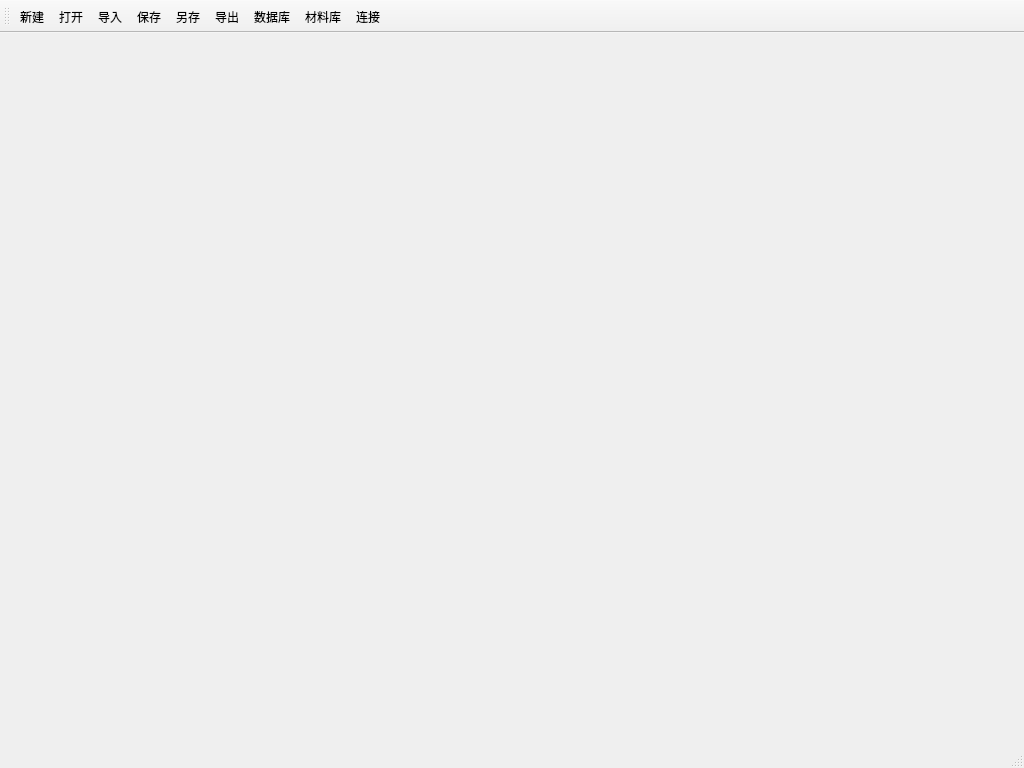
<?xml version="1.0" encoding="UTF-8"?>
<ui version="4.0">
 <class>TargetMainWndClass</class>
 <widget class="QMainWindow" name="TargetMainWndClass">
  <property name="geometry">
   <rect>
    <x>0</x>
    <y>0</y>
    <width>1024</width>
    <height>768</height>
   </rect>
  </property>
  <property name="windowTitle">
   <string>TargetMainWnd</string>
  </property>
  <widget class="QWidget" name="centralWidget"/>
  <widget class="QToolBar" name="mainToolBar">
   <attribute name="toolBarArea">
    <enum>TopToolBarArea</enum>
   </attribute>
   <attribute name="toolBarBreak">
    <bool>false</bool>
   </attribute>
   <addaction name="action_new"/>
   <addaction name="action_open"/>
   <addaction name="action_import"/>
   <addaction name="action_save"/>
   <addaction name="action_save_as"/>
   <addaction name="action_export"/>
   <addaction name="action_db"/>
   <addaction name="action_mtl"/>
   <addaction name="action_dbconn"/>
  </widget>
  <widget class="QStatusBar" name="statusBar"/>
  <action name="action_new">
   <property name="text">
    <string>新建</string>
   </property>
  </action>
  <action name="action_open">
   <property name="text">
    <string>打开</string>
   </property>
  </action>
  <action name="action_import">
   <property name="text">
    <string>导入</string>
   </property>
  </action>
  <action name="action_save">
   <property name="text">
    <string>保存</string>
   </property>
  </action>
  <action name="action_save_as">
   <property name="text">
    <string>另存</string>
   </property>
  </action>
  <action name="action_export">
   <property name="text">
    <string>导出</string>
   </property>
  </action>
  <action name="action_db">
   <property name="text">
    <string>数据库</string>
   </property>
  </action>
  <action name="action_dbconn">
   <property name="text">
    <string>连接</string>
   </property>
  </action>
  <action name="action_mtl">
   <property name="text">
    <string>材料库</string>
   </property>
  </action>
 </widget>
 <layoutdefault spacing="6" margin="11"/>
 <resources>
  <include location="targetmainwnd.qrc"/>
 </resources>
 <connections/>
</ui>
